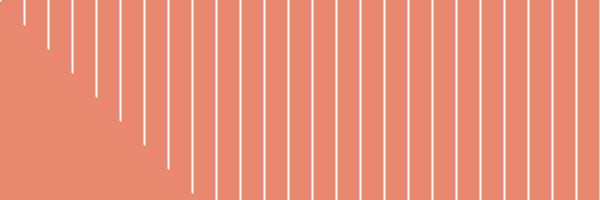
Frame 1 (no input)
Frame 60 (the mouse pressed at the canvas centre just before this capture): identical to frame 1, image omitted
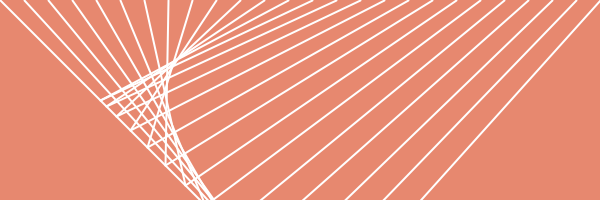
Frame 120 (the mouse held since frame 60 and released just before this capture)

The Processing sketch that drew these frames (run headless with seeded random() and noise(); from frame 60 on, the mouse is pressed at the canvas centre):

// Processing sketch: processing_115070
// ── processing_115070.pde

void setup() {
  size(600, 200);
}

void draw() {
  background(231,136,111);
  stroke(255);
  strokeWeight(2);
  for (int j= 0; j<= width; j+=width/25) {
    for (int i=0; i<=600; i+=600) {
      float distance=dist(mouseX,mouseY,j,i);
      line(j, i, distance, distance); 
    }
  }
}
